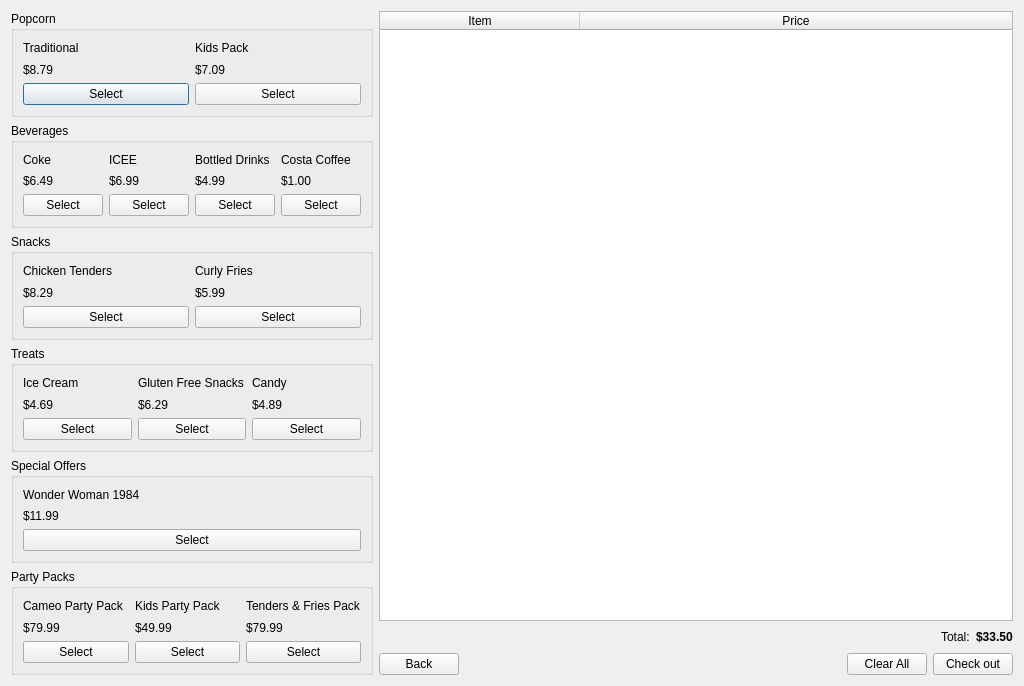
<?xml version="1.0" encoding="UTF-8"?>
<ui version="4.0">
 <class>FoodAndDrinks</class>
 <widget class="QDialog" name="FoodAndDrinks">
  <property name="geometry">
   <rect>
    <x>0</x>
    <y>0</y>
    <width>1024</width>
    <height>686</height>
   </rect>
  </property>
  <property name="windowTitle">
   <string>Food &amp; Drinks</string>
  </property>
  <layout class="QHBoxLayout" name="horizontalLayout_10">
   <item>
    <layout class="QVBoxLayout" name="verticalLayout">
     <property name="sizeConstraint">
      <enum>QLayout::SetFixedSize</enum>
     </property>
     <item>
      <widget class="QGroupBox" name="groupBox">
       <property name="title">
        <string>Popcorn</string>
       </property>
       <layout class="QHBoxLayout" name="horizontalLayout_4">
        <item>
         <layout class="QVBoxLayout" name="verticalLayout_4">
          <item>
           <widget class="QLabel" name="label_3">
            <property name="text">
             <string>Traditional</string>
            </property>
           </widget>
          </item>
          <item>
           <widget class="QLabel" name="label_4">
            <property name="text">
             <string>$8.79</string>
            </property>
           </widget>
          </item>
          <item>
           <widget class="QPushButton" name="pushButton_traditional">
            <property name="text">
             <string>Select</string>
            </property>
           </widget>
          </item>
         </layout>
        </item>
        <item>
         <layout class="QVBoxLayout" name="verticalLayout_6">
          <item>
           <widget class="QLabel" name="label_7">
            <property name="text">
             <string>Kids Pack</string>
            </property>
           </widget>
          </item>
          <item>
           <widget class="QLabel" name="label_8">
            <property name="text">
             <string>$7.09</string>
            </property>
           </widget>
          </item>
          <item>
           <widget class="QPushButton" name="pushButton_kidsPacks">
            <property name="text">
             <string>Select</string>
            </property>
           </widget>
          </item>
         </layout>
        </item>
       </layout>
      </widget>
     </item>
     <item>
      <widget class="QGroupBox" name="groupBox_2">
       <property name="title">
        <string>Beverages</string>
       </property>
       <layout class="QHBoxLayout" name="horizontalLayout">
        <item>
         <layout class="QVBoxLayout" name="verticalLayout_17">
          <item>
           <widget class="QLabel" name="label_29">
            <property name="text">
             <string>Coke</string>
            </property>
           </widget>
          </item>
          <item>
           <widget class="QLabel" name="label_30">
            <property name="text">
             <string>$6.49</string>
            </property>
           </widget>
          </item>
          <item>
           <widget class="QPushButton" name="pushButton_coke">
            <property name="text">
             <string>Select</string>
            </property>
           </widget>
          </item>
         </layout>
        </item>
        <item>
         <layout class="QVBoxLayout" name="verticalLayout_22">
          <item>
           <widget class="QLabel" name="label_39">
            <property name="text">
             <string>ICEE</string>
            </property>
           </widget>
          </item>
          <item>
           <widget class="QLabel" name="label_40">
            <property name="text">
             <string>$6.99</string>
            </property>
           </widget>
          </item>
          <item>
           <widget class="QPushButton" name="pushButton_ICEE">
            <property name="text">
             <string>Select</string>
            </property>
           </widget>
          </item>
         </layout>
        </item>
        <item>
         <layout class="QVBoxLayout" name="verticalLayout_23">
          <item>
           <widget class="QLabel" name="label_41">
            <property name="text">
             <string>Bottled Drinks</string>
            </property>
           </widget>
          </item>
          <item>
           <widget class="QLabel" name="label_42">
            <property name="text">
             <string>$4.99</string>
            </property>
           </widget>
          </item>
          <item>
           <widget class="QPushButton" name="pushButton_bottledDrinks">
            <property name="text">
             <string>Select</string>
            </property>
           </widget>
          </item>
         </layout>
        </item>
        <item>
         <layout class="QVBoxLayout" name="verticalLayout_24">
          <item>
           <widget class="QLabel" name="label_43">
            <property name="text">
             <string>Costa Coffee</string>
            </property>
           </widget>
          </item>
          <item>
           <widget class="QLabel" name="label_44">
            <property name="text">
             <string>$1.00</string>
            </property>
           </widget>
          </item>
          <item>
           <widget class="QPushButton" name="pushButton_costaCoffee">
            <property name="text">
             <string>Select</string>
            </property>
           </widget>
          </item>
         </layout>
        </item>
       </layout>
      </widget>
     </item>
     <item>
      <widget class="QGroupBox" name="groupBox_3">
       <property name="title">
        <string>Snacks</string>
       </property>
       <layout class="QHBoxLayout" name="horizontalLayout_5">
        <item>
         <layout class="QVBoxLayout" name="verticalLayout_11">
          <item>
           <widget class="QLabel" name="label_17">
            <property name="text">
             <string>Chicken Tenders</string>
            </property>
           </widget>
          </item>
          <item>
           <widget class="QLabel" name="label_18">
            <property name="text">
             <string>$8.29</string>
            </property>
           </widget>
          </item>
          <item>
           <widget class="QPushButton" name="pushButton_chickenTenders">
            <property name="text">
             <string>Select</string>
            </property>
           </widget>
          </item>
         </layout>
        </item>
        <item>
         <layout class="QVBoxLayout" name="verticalLayout_12">
          <item>
           <widget class="QLabel" name="label_19">
            <property name="text">
             <string>Curly Fries</string>
            </property>
           </widget>
          </item>
          <item>
           <widget class="QLabel" name="label_20">
            <property name="text">
             <string>$5.99</string>
            </property>
           </widget>
          </item>
          <item>
           <widget class="QPushButton" name="pushButton_curlyFries">
            <property name="text">
             <string>Select</string>
            </property>
           </widget>
          </item>
         </layout>
        </item>
       </layout>
      </widget>
     </item>
     <item>
      <widget class="QGroupBox" name="groupBox_4">
       <property name="title">
        <string>Treats</string>
       </property>
       <layout class="QHBoxLayout" name="horizontalLayout_6">
        <item>
         <layout class="QVBoxLayout" name="verticalLayout_13">
          <item>
           <widget class="QLabel" name="label_21">
            <property name="text">
             <string>Ice Cream</string>
            </property>
           </widget>
          </item>
          <item>
           <widget class="QLabel" name="label_22">
            <property name="text">
             <string>$4.69</string>
            </property>
           </widget>
          </item>
          <item>
           <widget class="QPushButton" name="pushButton_iceCream">
            <property name="text">
             <string>Select</string>
            </property>
           </widget>
          </item>
         </layout>
        </item>
        <item>
         <layout class="QVBoxLayout" name="verticalLayout_14">
          <item>
           <widget class="QLabel" name="label_23">
            <property name="text">
             <string>Gluten Free Snacks</string>
            </property>
           </widget>
          </item>
          <item>
           <widget class="QLabel" name="label_24">
            <property name="text">
             <string>$6.29</string>
            </property>
           </widget>
          </item>
          <item>
           <widget class="QPushButton" name="pushButton_glutenFreeSnacks">
            <property name="text">
             <string>Select</string>
            </property>
           </widget>
          </item>
         </layout>
        </item>
        <item>
         <layout class="QVBoxLayout" name="verticalLayout_15">
          <item>
           <widget class="QLabel" name="label_25">
            <property name="text">
             <string>Candy</string>
            </property>
           </widget>
          </item>
          <item>
           <widget class="QLabel" name="label_26">
            <property name="text">
             <string>$4.89</string>
            </property>
           </widget>
          </item>
          <item>
           <widget class="QPushButton" name="pushButton_candy">
            <property name="text">
             <string>Select</string>
            </property>
           </widget>
          </item>
         </layout>
        </item>
       </layout>
      </widget>
     </item>
     <item>
      <widget class="QGroupBox" name="groupBox_5">
       <property name="title">
        <string>Special Offers</string>
       </property>
       <layout class="QHBoxLayout" name="horizontalLayout_8">
        <item>
         <layout class="QVBoxLayout" name="verticalLayout_18">
          <item>
           <widget class="QLabel" name="label_31">
            <property name="text">
             <string>Wonder Woman 1984</string>
            </property>
           </widget>
          </item>
          <item>
           <widget class="QLabel" name="label_32">
            <property name="text">
             <string>$11.99</string>
            </property>
           </widget>
          </item>
          <item>
           <widget class="QPushButton" name="pushButton_wonderWoman">
            <property name="text">
             <string>Select</string>
            </property>
           </widget>
          </item>
         </layout>
        </item>
       </layout>
      </widget>
     </item>
     <item>
      <widget class="QGroupBox" name="groupBox_6">
       <property name="title">
        <string>Party Packs</string>
       </property>
       <layout class="QHBoxLayout" name="horizontalLayout_7">
        <item>
         <layout class="QVBoxLayout" name="verticalLayout_19">
          <item>
           <widget class="QLabel" name="label_33">
            <property name="text">
             <string>Cameo Party Pack</string>
            </property>
           </widget>
          </item>
          <item>
           <widget class="QLabel" name="label_34">
            <property name="text">
             <string>$79.99</string>
            </property>
           </widget>
          </item>
          <item>
           <widget class="QPushButton" name="pushButton_cameoPartyPack">
            <property name="text">
             <string>Select</string>
            </property>
           </widget>
          </item>
         </layout>
        </item>
        <item>
         <layout class="QVBoxLayout" name="verticalLayout_20">
          <item>
           <widget class="QLabel" name="label_35">
            <property name="text">
             <string>Kids Party Pack</string>
            </property>
           </widget>
          </item>
          <item>
           <widget class="QLabel" name="label_36">
            <property name="text">
             <string>$49.99</string>
            </property>
           </widget>
          </item>
          <item>
           <widget class="QPushButton" name="pushButton_kidsPartyPack">
            <property name="text">
             <string>Select</string>
            </property>
           </widget>
          </item>
         </layout>
        </item>
        <item>
         <layout class="QVBoxLayout" name="verticalLayout_21">
          <item>
           <widget class="QLabel" name="label_37">
            <property name="text">
             <string>Tenders &amp; Fries Pack</string>
            </property>
           </widget>
          </item>
          <item>
           <widget class="QLabel" name="label_38">
            <property name="text">
             <string>$79.99</string>
            </property>
           </widget>
          </item>
          <item>
           <widget class="QPushButton" name="pushButton_tendersFriesPack">
            <property name="text">
             <string>Select</string>
            </property>
           </widget>
          </item>
         </layout>
        </item>
       </layout>
      </widget>
     </item>
    </layout>
   </item>
   <item>
    <layout class="QVBoxLayout" name="verticalLayout_3">
     <item>
      <widget class="QTableWidget" name="tableWidget">
       <attribute name="horizontalHeaderCascadingSectionResizes">
        <bool>false</bool>
       </attribute>
       <attribute name="horizontalHeaderDefaultSectionSize">
        <number>200</number>
       </attribute>
       <attribute name="horizontalHeaderStretchLastSection">
        <bool>true</bool>
       </attribute>
       <attribute name="verticalHeaderStretchLastSection">
        <bool>false</bool>
       </attribute>
       <column>
        <property name="text">
         <string>Item</string>
        </property>
       </column>
       <column>
        <property name="text">
         <string>Price</string>
        </property>
       </column>
      </widget>
     </item>
     <item>
      <layout class="QVBoxLayout" name="verticalLayout_2">
       <item>
        <layout class="QHBoxLayout" name="horizontalLayout_2">
         <item>
          <spacer name="horizontalSpacer_2">
           <property name="orientation">
            <enum>Qt::Horizontal</enum>
           </property>
           <property name="sizeHint" stdset="0">
            <size>
             <width>40</width>
             <height>20</height>
            </size>
           </property>
          </spacer>
         </item>
         <item>
          <widget class="QLabel" name="label">
           <property name="text">
            <string>Total:</string>
           </property>
          </widget>
         </item>
         <item>
          <widget class="QLabel" name="label_foodCost">
           <property name="text">
            <string>&lt;html&gt;&lt;head/&gt;&lt;body&gt;&lt;p&gt;&lt;span style=&quot; font-weight:600;&quot;&gt;$33.50&lt;/span&gt;&lt;/p&gt;&lt;/body&gt;&lt;/html&gt;</string>
           </property>
          </widget>
         </item>
        </layout>
       </item>
      </layout>
     </item>
     <item>
      <layout class="QHBoxLayout" name="horizontalLayout_3">
       <item>
        <widget class="QPushButton" name="pushButton">
         <property name="text">
          <string>Back</string>
         </property>
        </widget>
       </item>
       <item>
        <spacer name="horizontalSpacer">
         <property name="orientation">
          <enum>Qt::Horizontal</enum>
         </property>
         <property name="sizeHint" stdset="0">
          <size>
           <width>40</width>
           <height>20</height>
          </size>
         </property>
        </spacer>
       </item>
       <item>
        <widget class="QPushButton" name="pushButton_clearAll">
         <property name="text">
          <string>Clear All</string>
         </property>
        </widget>
       </item>
       <item>
        <widget class="QPushButton" name="pushButton_checkOut">
         <property name="text">
          <string>Check out</string>
         </property>
        </widget>
       </item>
      </layout>
     </item>
    </layout>
   </item>
  </layout>
 </widget>
 <resources/>
 <connections/>
</ui>
